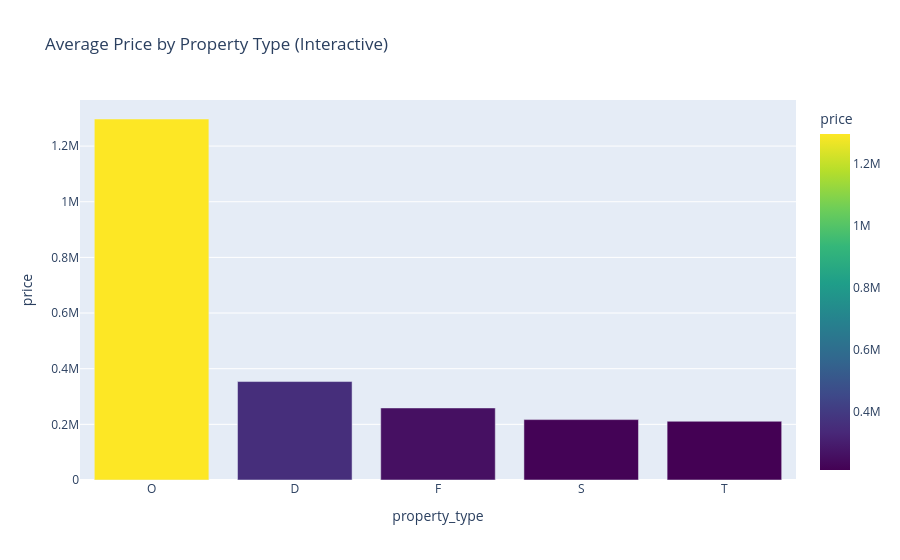

This figure's notebook cell:
### Code cell
# === 7️ Average Price by Property Type ===
type_avg = df.groupby("property_type")["price"].mean().reset_index().sort_values(by="price", ascending=False)
plt.figure(figsize=(8,4))
sns.barplot(data=type_avg, x="property_type", y="price", hue="property_type",
            palette="viridis", legend=False)
plt.title("Average Price by Property Type")
plt.xlabel("Property Type")
plt.ylabel("Average Price (£)")
plt.show()

# Interactive Plotly bar
fig = px.bar(type_avg, x="property_type", y="price", title="Average Price by Property Type (Interactive)",
             color="price", color_continuous_scale="Viridis")
fig.show()

### Figure 1 — Plotly figure (JSON) as saved in the notebook; plotly's stock layout.template omitted (floating-point values rounded to 4 significant figures)
{"data": [{"alignmentgroup": "True", "hovertemplate": "property_type=%{x}<br>price=%{marker.color}<extra></extra>", "legendgroup": "", "marker": {"color": [1297000.0, 353800.0, 258900.0, 217100.0, 211000.0], "coloraxis": "coloraxis", "pattern": {"shape": ""}}, "name": "", "offsetgroup": "", "orientation": "v", "showlegend": false, "textposition": "auto", "type": "bar", "x": ["O", "D", "F", "S", "T"], "xaxis": "x", "y": [1297000.0, 353800.0, 258900.0, 217100.0, 211000.0], "yaxis": "y"}], "layout": {"autosize": true, "barmode": "relative", "coloraxis": {"colorbar": {"title": {"text": "price"}}, "colorscale": [[0, "#440154"], [0.1111, "#482878"], [0.2222, "#3e4989"], [0.3333, "#31688e"], [0.4444, "#26828e"], [0.5556, "#1f9e89"], [0.6667, "#35b779"], [0.7778, "#6ece58"], [0.8889, "#b5de2b"], [1, "#fde725"]]}, "legend": {"tracegroupgap": 0}, "title": {"text": "Average Price by Property Type (Interactive)"}, "xaxis": {"anchor": "y", "autorange": true, "domain": [0, 1], "range": [-0.5, 4.5], "title": {"text": "property_type"}, "type": "category"}, "yaxis": {"anchor": "x", "autorange": true, "domain": [0, 1], "range": [0, 1366000.0], "title": {"text": "price"}, "type": "linear"}}}
